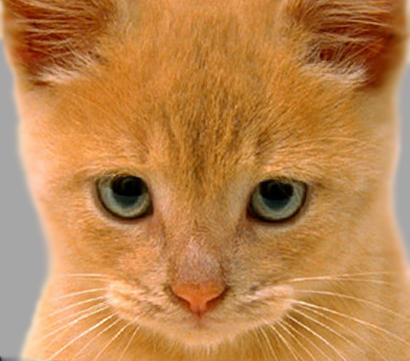
#> input picture CVCoursework1/data/cat.bmp, 410 x 361 px
$ python hybrid.py
#> lines starting #> are read from the running program, lines starting #| are printed output that depends on the picture
# -*- coding: utf-8 -*-
import numpy as np
import cv2


# '''
# visualize a hybrid image by progressively downsampling the image and
# concatenating all of the images together.
# '''
def vis_hybrid_image(hybrid_image):
    scales = 5
    scale_factor = 0.5
    padding = 5

    original_height = hybrid_image.shape[0]
    num_colors = hybrid_image.shape[2]

    output = hybrid_image
    cur_image = hybrid_image

    for i in range(2, scales + 1):
        output = np.concatenate((output, np.ones((original_height, padding, num_colors))), axis=1)
        cur_image = cv2.resize(cur_image, (0, 0), fx=scale_factor, fy=scale_factor)
        tmp = np.concatenate(
            (np.ones((original_height - cur_image.shape[0], cur_image.shape[1], num_colors)), cur_image), axis=0)
        output = np.concatenate((output, tmp), axis=1)

    return output


def my_imfilter(image, kernel, padding_type):
    #    TODO 1: implement your own image filter

    k_r = kernel.shape[0]
    k_c = kernel.shape[1]

    r = image.shape[0]
    c = image.shape[1]

    p = int((k_r - 1) / 2)  # padding border
    #   padding_type 0: zero padding
    if padding_type == 0:
        image = cv2.copyMakeBorder(image, p, p, p, p, cv2.BORDER_CONSTANT, value=0)
    #   padding_type 1: replicate
    elif padding_type == 1:
        image = cv2.copyMakeBorder(image, p, p, p, p, cv2.BORDER_REPLICATE)
    #   padding_type 2: symetric
    elif padding_type == 2:
        image = cv2.copyMakeBorder(image, p, p, p, p, cv2.BORDER_REFLECT)

    # create empty image to store output
    output = np.zeros((r, c, 3), np.uint8)

    # handle RGB
    for y in np.arange(p, r + p):
        for x in np.arange(p, c + p):
            roi_red = image[y - p: y + p + 1, x - p: x + p + 1, 2] * 256
            roi_green = image[y - p: y + p + 1, x - p: x + p + 1, 1] * 256
            roi_blue = image[y - p: y + p + 1, x - p: x + p + 1, 0] * 256
            output[y - p, x - p, 2] = (roi_red * kernel).sum()
            output[y - p, x - p, 1] = (roi_green * kernel).sum()
            output[y - p, x - p, 0] = (roi_blue * kernel).sum()

    return output


if __name__ == '__main__':
    image1 = cv2.imread('./data/cat.bmp') / 255.0
    image2 = cv2.imread('./data/dog.bmp') / 255.0
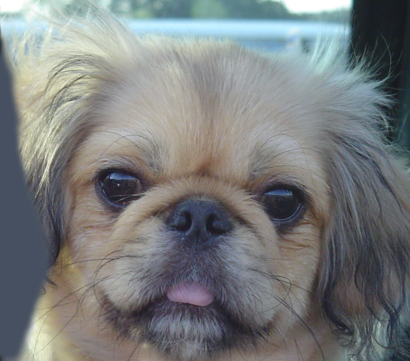
#> input picture CVCoursework1/data/dog.bmp, 410 x 361 px

    cutoff_frequency = 7

    kernel = cv2.getGaussianKernel(cutoff_frequency * 4 + 1, cutoff_frequency)
    kernel = cv2.mulTransposed(kernel, False)

    print("Gaussian kernal: ", kernel)

    """
    YOUR CODE BELOW. Use my_imfilter to create 'low_frequencies' and
    'high_frequencies' and then combine them to create 'hybrid_image'
    """

    """
    TODO 2:
    Remove the high frequencies from image1 by blurring it. The amount of
    blur that works best will vary with different image pairs
    """
    low_frequencies = my_imfilter(image1, kernel, 0)

    """
    TODO 3:
    Remove the low frequencies from image2. The easiest way to do this is to
    subtract a blurred version of image2 from the original version of image2.
    This will give you an image centered at zero with negative values.
    """

    high_frequencies = image2 * 255.0 - my_imfilter(image2, kernel, 0)
#> call 2 of my_imfilter, with padding_type = 0
#> in my_imfilter (call 2), `image = cv2.copyMakeBorder(image, p, p, p, p, cv2.BORDER_CONSTANT, val..`:
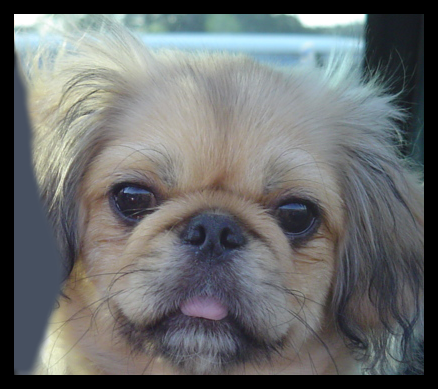
#> image: shape (389, 438, 3) float64; mean of channels 0, 1, 2 0.426, 0.424, 0.413; drawn as B, G, R
#> after the loop in my_imfilter (call 2), `for y in np.arange(p, r + p):`:
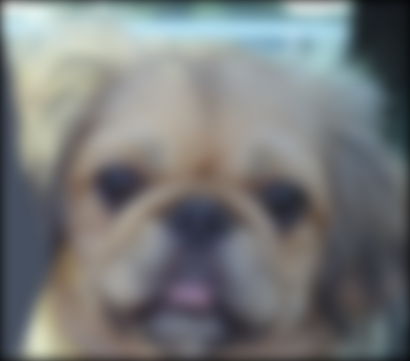
#> output: shape (361, 410, 3); mean of channels 0, 1, 2 121.8, 121.4, 118.4; drawn as B, G, R
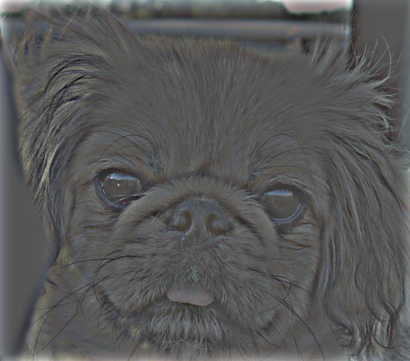
#> high_frequencies: shape (361, 410, 3) float64; mean B, G, R 3.2, 3.1, 2.8; drawn with min black and max white

    """
    TODO 4:
    Combine the high frequencies and low frequencies
    """

    hybrid_image = low_frequencies + high_frequencies
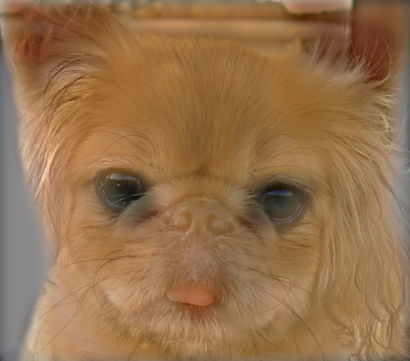
#> hybrid_image: shape (361, 410, 3) float64; mean of channels 0, 1, 2 77.2, 131.7, 186.4; drawn with min black and max white

    """
    Visualize and save outputs
    """
    # vis = vis_hybrid_image(hybrid_image)


    cv2.imshow("low", low_frequencies)
    cv2.imshow("high", high_frequencies)
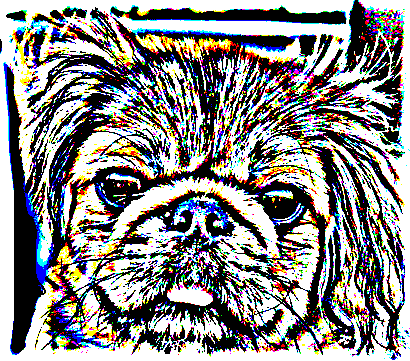
#> window 'high': shape (361, 410, 3); mean B, G, R 135.1, 135.8, 137.2
    cv2.imshow("hybrid", hybrid_image)
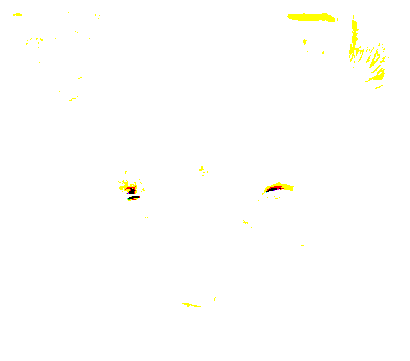
#> window 'hybrid': shape (361, 410, 3); mean B, G, R 252.7, 254.8, 254.9
    cv2.waitKey(0)

    # [4 lines of commented-out code are left out]
